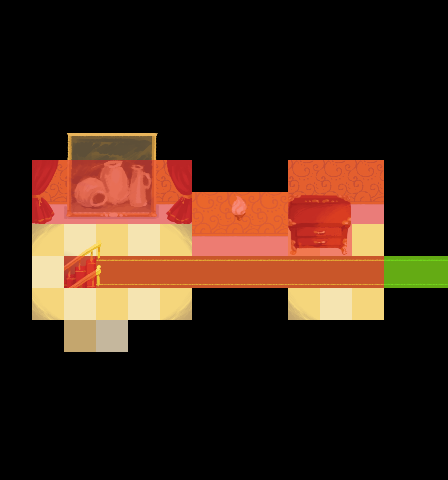

This game map was drawn from its Tiled (.tmx) file and the tilesets committed beside it. A one-line description and the trimmed map source follow:
An orthogonal 14x15 tile map with 32x32 px tiles, 6 tile layers (backgroundLayer, blockedLayer, detailLayer1, transBlockedLayer, ...) and 10 objects.

<map version="1.0" orientation="orthogonal" renderorder="right-down" width="14" height="15" tilewidth="32" tileheight="32" nextobjectid="218">
 <tileset firstgid="1" name="tiles-lvl3-2-32x32" tilewidth="32" tileheight="32">
  <image source="../img/tiles-lvl3-2-32x32.png" width="256" height="160" />
 </tileset>
 <layer name="backgroundLayer" width="14" height="15">
  <data>[210 cells, 53 non-empty, 13 distinct tile ids]</data>
 </layer>
 <layer name="blockedLayer" width="14" height="15">
  <data>[210 cells, 157 non-empty, 1 distinct tile ids]</data>
 </layer>
 <layer name="detailLayer1" width="14" height="15">
  <data>[210 cells, 18 non-empty, 18 distinct tile ids]</data>
 </layer>
 <layer name="transBlockedLayer" width="14" height="15">
  <data>[210 cells, 25 non-empty, 1 distinct tile ids]</data>
 </layer>
 <objectgroup name="objectsLayer">
  <properties>
   <property name="type" value="pot3-2" />
  </properties>
  <object id="191" gid="35" x="96" y="288" width="32" height="32">
   <properties>
    <property name="type" value="playerStart" />
   </properties>
  </object>
  <object id="195" gid="37" x="64" y="352" width="32" height="32">
   <properties>
    <property name="type" value="pot3-2" />
   </properties>
  </object>
  <object id="208" gid="37" x="96" y="352" width="32" height="32">
   <properties>
    <property name="type" value="pot3-2" />
   </properties>
  </object>
  <object id="209" gid="37" x="64" y="256" width="32" height="32">
   <properties>
    <property name="type" value="pot3-2" />
   </properties>
  </object>
  <object id="210" gid="37" x="96" y="256" width="32" height="32">
   <properties>
    <property name="type" value="pot3-2" />
   </properties>
  </object>
  <object id="211" gid="37" x="128" y="256" width="32" height="32">
   <properties>
    <property name="type" value="pot3-2" />
   </properties>
  </object>
  <object id="212" gid="37" x="288" y="320" width="32" height="32">
   <properties>
    <property name="type" value="pot3-2" />
   </properties>
  </object>
  <object id="213" gid="37" x="320" y="320" width="32" height="32">
   <properties>
    <property name="type" value="pot3-2" />
   </properties>
  </object>
  <object id="214" gid="37" x="352" y="320" width="32" height="32">
   <properties>
    <property name="type" value="pot3-2" />
   </properties>
  </object>
  <object id="215" gid="37" x="352" y="256" width="32" height="32">
   <properties>
    <property name="type" value="pot3-2" />
   </properties>
  </object>
 </objectgroup>
 <layer name="detailLayer3_overChar" width="14" height="15">
  <data>[210 cells, 2 non-empty, 2 distinct tile ids]</data>
 </layer>
 <layer name="levelExitLayer" width="14" height="15">
  <data>[210 cells, 2 non-empty, 1 distinct tile ids]</data>
 </layer>
</map>
